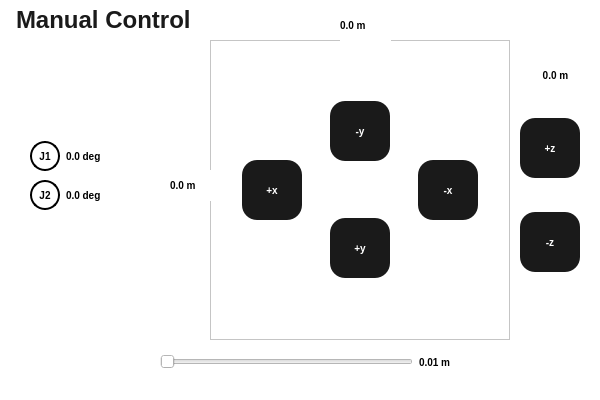
<?xml version="1.0" encoding="UTF-8"?>
<ui version="4.0">
 <class>ManualWindow</class>
 <widget class="QWidget" name="ManualWindow">
  <property name="geometry">
   <rect>
    <x>0</x>
    <y>0</y>
    <width>600</width>
    <height>400</height>
   </rect>
  </property>
  <property name="minimumSize">
   <size>
    <width>600</width>
    <height>400</height>
   </size>
  </property>
  <property name="maximumSize">
   <size>
    <width>600</width>
    <height>400</height>
   </size>
  </property>
  <property name="windowTitle">
   <string>Form</string>
  </property>
  <property name="styleSheet">
   <string notr="true">/* --- Global &amp; Base Widget --- */
QWidget {
    background-color: #ffffff;
    color: #333333;
    font-family: &quot;Segoe UI&quot;, &quot;Helvetica Neue&quot;, sans-serif;
    font-size: 10px;
}

/* --- Labels --- */
/* Normal Text Label */
QLabel {
    color: #666666;
    background: transparent;
}

/* Header Label (Set objectName to 'headerLabel') */
QLabel#headerLabel {
    font-size: 24px;
    font-weight: bold;
    color: #1a1a1a;
    margin-bottom: 10px;
}

/* --- Buttons --- */
/* Primary Button (Default) - Dark &amp; Solid */
QPushButton {
    background-color: #1a1a1a;
    color: #ffffff;
    border: none;
    border-radius: 15px;
    padding: 5px 5px;
    font-weight: 800;
}

QPushButton:hover {
    background-color: #333333;
}

QPushButton:pressed {
    background-color: #000000;
}

/* Secondary Button (Set objectName to 'secondaryButton') - Outlined */
QPushButton#secondaryButton {
    background-color: transparent;
    color: #1a1a1a;
    border: 1px solid #1a1a1a;
}

QPushButton#secondaryButton:hover {
    background-color: #f4f4f4;
}

QPushButton#secondaryButton:pressed {
    background-color: #e0e0e0;
}

/* --- Checkbox --- */
QCheckBox {
    spacing: 10px;
}

QCheckBox::indicator {
    width: 18px;
    height: 18px;
    border: 1px solid #cccccc;
    border-radius: 3px;
    background-color: white;
}

QCheckBox::indicator:hover {
    border: 1px solid #1a1a1a;
}

QCheckBox::indicator:checked {
    background-color: #1a1a1a;
    border: 1px solid #1a1a1a;
    /* Note: To show a checkmark icon, you would typically 
       reference a resource file image here */
}</string>
  </property>
  <widget class="QFrame" name="frame">
   <property name="geometry">
    <rect>
     <x>210</x>
     <y>40</y>
     <width>300</width>
     <height>300</height>
    </rect>
   </property>
   <property name="minimumSize">
    <size>
     <width>300</width>
     <height>300</height>
    </size>
   </property>
   <property name="maximumSize">
    <size>
     <width>300</width>
     <height>300</height>
    </size>
   </property>
   <property name="frameShape">
    <enum>QFrame::Shape::StyledPanel</enum>
   </property>
   <property name="frameShadow">
    <enum>QFrame::Shadow::Raised</enum>
   </property>
   <layout class="QHBoxLayout" name="horizontalLayout">
    <item>
     <layout class="QVBoxLayout" name="verticalLayout_4">
      <item>
       <spacer name="verticalSpacer">
        <property name="orientation">
         <enum>Qt::Orientation::Vertical</enum>
        </property>
        <property name="sizeType">
         <enum>QSizePolicy::Policy::Fixed</enum>
        </property>
        <property name="sizeHint" stdset="0">
         <size>
          <width>30</width>
          <height>30</height>
         </size>
        </property>
       </spacer>
      </item>
      <item>
       <widget class="QPushButton" name="posXButton">
        <property name="minimumSize">
         <size>
          <width>60</width>
          <height>60</height>
         </size>
        </property>
        <property name="maximumSize">
         <size>
          <width>60</width>
          <height>60</height>
         </size>
        </property>
        <property name="text">
         <string>+x</string>
        </property>
       </widget>
      </item>
      <item>
       <spacer name="verticalSpacer_2">
        <property name="orientation">
         <enum>Qt::Orientation::Vertical</enum>
        </property>
        <property name="sizeType">
         <enum>QSizePolicy::Policy::Fixed</enum>
        </property>
        <property name="sizeHint" stdset="0">
         <size>
          <width>30</width>
          <height>30</height>
         </size>
        </property>
       </spacer>
      </item>
     </layout>
    </item>
    <item>
     <layout class="QVBoxLayout" name="verticalLayout_2">
      <item>
       <widget class="QPushButton" name="negYButton">
        <property name="minimumSize">
         <size>
          <width>60</width>
          <height>60</height>
         </size>
        </property>
        <property name="maximumSize">
         <size>
          <width>60</width>
          <height>60</height>
         </size>
        </property>
        <property name="text">
         <string>-y</string>
        </property>
       </widget>
      </item>
      <item>
       <widget class="QPushButton" name="posYButton">
        <property name="minimumSize">
         <size>
          <width>60</width>
          <height>60</height>
         </size>
        </property>
        <property name="maximumSize">
         <size>
          <width>60</width>
          <height>60</height>
         </size>
        </property>
        <property name="text">
         <string>+y</string>
        </property>
       </widget>
      </item>
     </layout>
    </item>
    <item>
     <layout class="QVBoxLayout" name="verticalLayout_3">
      <item>
       <spacer name="verticalSpacer_4">
        <property name="orientation">
         <enum>Qt::Orientation::Vertical</enum>
        </property>
        <property name="sizeType">
         <enum>QSizePolicy::Policy::Fixed</enum>
        </property>
        <property name="sizeHint" stdset="0">
         <size>
          <width>30</width>
          <height>30</height>
         </size>
        </property>
       </spacer>
      </item>
      <item>
       <widget class="QPushButton" name="negXButton">
        <property name="minimumSize">
         <size>
          <width>60</width>
          <height>60</height>
         </size>
        </property>
        <property name="maximumSize">
         <size>
          <width>60</width>
          <height>60</height>
         </size>
        </property>
        <property name="text">
         <string>-x</string>
        </property>
       </widget>
      </item>
      <item>
       <spacer name="verticalSpacer_3">
        <property name="orientation">
         <enum>Qt::Orientation::Vertical</enum>
        </property>
        <property name="sizeType">
         <enum>QSizePolicy::Policy::Fixed</enum>
        </property>
        <property name="sizeHint" stdset="0">
         <size>
          <width>30</width>
          <height>30</height>
         </size>
        </property>
       </spacer>
      </item>
     </layout>
    </item>
   </layout>
  </widget>
  <widget class="QLabel" name="xLabel">
   <property name="geometry">
    <rect>
     <x>170</x>
     <y>170</y>
     <width>51</width>
     <height>31</height>
    </rect>
   </property>
   <property name="styleSheet">
    <string notr="true">QLabel {
	background-color: white;
    font-weight: bold;
	color: black;
}</string>
   </property>
   <property name="text">
    <string>0.0 m</string>
   </property>
  </widget>
  <widget class="QLabel" name="yLabel">
   <property name="geometry">
    <rect>
     <x>530</x>
     <y>60</y>
     <width>51</width>
     <height>31</height>
    </rect>
   </property>
   <property name="styleSheet">
    <string notr="true">QLabel {
	background-color: white;
    font-weight: bold;
	color: black;
}</string>
   </property>
   <property name="text">
    <string>0.0 m</string>
   </property>
   <property name="alignment">
    <set>Qt::AlignmentFlag::AlignCenter</set>
   </property>
  </widget>
  <widget class="QLabel" name="zLabel">
   <property name="geometry">
    <rect>
     <x>340</x>
     <y>10</y>
     <width>51</width>
     <height>31</height>
    </rect>
   </property>
   <property name="styleSheet">
    <string notr="true">QLabel {
	background-color: white;
    font-weight: bold;
	color: black;
}</string>
   </property>
   <property name="text">
    <string>0.0 m</string>
   </property>
  </widget>
  <widget class="QLabel" name="headerLabel">
   <property name="geometry">
    <rect>
     <x>10</x>
     <y>10</y>
     <width>270</width>
     <height>30</height>
    </rect>
   </property>
   <property name="minimumSize">
    <size>
     <width>270</width>
     <height>30</height>
    </size>
   </property>
   <property name="text">
    <string>Manual Control</string>
   </property>
  </widget>
  <widget class="QWidget" name="layoutWidget">
   <property name="geometry">
    <rect>
     <x>30</x>
     <y>140</y>
     <width>89</width>
     <height>72</height>
    </rect>
   </property>
   <layout class="QVBoxLayout" name="verticalLayout_5">
    <item>
     <layout class="QHBoxLayout" name="horizontalLayout_3">
      <item>
       <widget class="QLabel" name="label_8">
        <property name="minimumSize">
         <size>
          <width>30</width>
          <height>30</height>
         </size>
        </property>
        <property name="maximumSize">
         <size>
          <width>30</width>
          <height>30</height>
         </size>
        </property>
        <property name="styleSheet">
         <string notr="true">QLabel {
    background-color: white;
    border-radius: 15px;
    border: 2px solid black;
	font-weight: bold;
	color: black;
}</string>
        </property>
        <property name="text">
         <string>J1</string>
        </property>
        <property name="alignment">
         <set>Qt::AlignmentFlag::AlignCenter</set>
        </property>
       </widget>
      </item>
      <item>
       <widget class="QLabel" name="j1Label">
        <property name="styleSheet">
         <string notr="true">QLabel {
	background-color: white;
    font-weight: bold;
	color: black;
}</string>
        </property>
        <property name="text">
         <string>0.0 deg</string>
        </property>
       </widget>
      </item>
     </layout>
    </item>
    <item>
     <layout class="QHBoxLayout" name="horizontalLayout_4">
      <item>
       <widget class="QLabel" name="label_9">
        <property name="minimumSize">
         <size>
          <width>30</width>
          <height>30</height>
         </size>
        </property>
        <property name="maximumSize">
         <size>
          <width>30</width>
          <height>30</height>
         </size>
        </property>
        <property name="styleSheet">
         <string notr="true">QLabel {
    background-color: white;
    border-radius: 15px;
    border: 2px solid black;
	font-weight: bold;
	color: black;
}</string>
        </property>
        <property name="text">
         <string>J2</string>
        </property>
        <property name="alignment">
         <set>Qt::AlignmentFlag::AlignCenter</set>
        </property>
       </widget>
      </item>
      <item>
       <widget class="QLabel" name="j2Label">
        <property name="styleSheet">
         <string notr="true">QLabel {
	background-color: white;
    font-weight: bold;
	color: black;
}</string>
        </property>
        <property name="text">
         <string>0.0 deg</string>
        </property>
       </widget>
      </item>
     </layout>
    </item>
   </layout>
  </widget>
  <widget class="QWidget" name="layoutWidget">
   <property name="geometry">
    <rect>
     <x>160</x>
     <y>350</y>
     <width>291</width>
     <height>24</height>
    </rect>
   </property>
   <layout class="QHBoxLayout" name="horizontalLayout_5">
    <item>
     <widget class="QSlider" name="horizontalSlider">
      <property name="maximum">
       <number>999</number>
      </property>
      <property name="orientation">
       <enum>Qt::Orientation::Horizontal</enum>
      </property>
     </widget>
    </item>
    <item>
     <widget class="QLabel" name="yLabel_2">
      <property name="styleSheet">
       <string notr="true">QLabel {
	background-color: white;
    font-weight: bold;
	color: black;
}</string>
      </property>
      <property name="text">
       <string>0.01 m</string>
      </property>
     </widget>
    </item>
   </layout>
  </widget>
  <widget class="QWidget" name="">
   <property name="geometry">
    <rect>
     <x>520</x>
     <y>90</y>
     <width>61</width>
     <height>211</height>
    </rect>
   </property>
   <layout class="QVBoxLayout" name="verticalLayout">
    <item>
     <widget class="QPushButton" name="posZButton">
      <property name="minimumSize">
       <size>
        <width>60</width>
        <height>60</height>
       </size>
      </property>
      <property name="maximumSize">
       <size>
        <width>60</width>
        <height>60</height>
       </size>
      </property>
      <property name="text">
       <string>+z</string>
      </property>
     </widget>
    </item>
    <item>
     <widget class="QPushButton" name="negZButton">
      <property name="minimumSize">
       <size>
        <width>60</width>
        <height>60</height>
       </size>
      </property>
      <property name="maximumSize">
       <size>
        <width>60</width>
        <height>60</height>
       </size>
      </property>
      <property name="text">
       <string>-z</string>
      </property>
     </widget>
    </item>
   </layout>
  </widget>
 </widget>
 <resources/>
 <connections/>
</ui>
